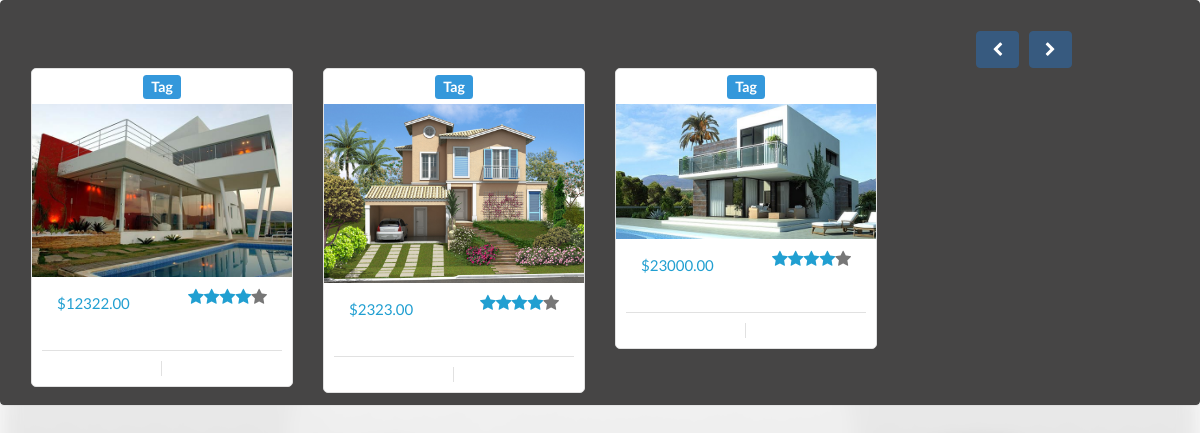
/HouseMate2_2/adminhomepage.php, run on an earlier commit of the app's database.
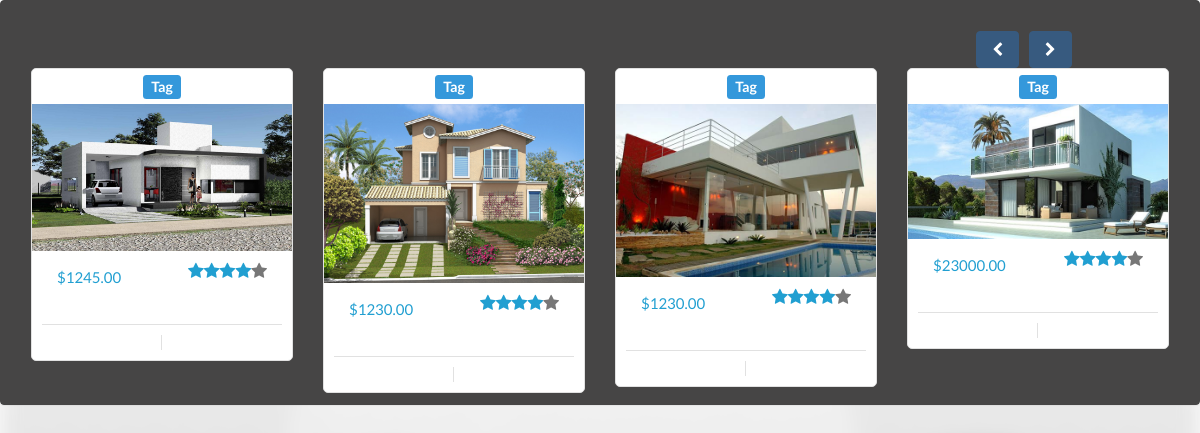
And on a later commit of the database.
### tables this page shows
CREATE TABLE IF NOT EXISTS `inmueble` (
  `IdInmueble` varchar(5) NOT NULL,
  `Dueno` varchar(5) DEFAULT NULL,
  `Direccion` varchar(140) NOT NULL,
  `Descripcion` varchar(140) NOT NULL,
  `VentaRenta` int(1) NOT NULL,
  `Tipopropiedad` int(1) NOT NULL,
  `Precio` varchar(20) NOT NULL,
  `Imagen` varchar(100) NOT NULL,
  `DescDire` text,
  `estado` varchar(1) NOT NULL,
  `areadeterreno` varchar(15) NOT NULL,
  `areadeconstruc` varchar(15) NOT NULL,
  `aprovado` varchar(1) NOT NULL,
  `age` varchar(2) NOT NULL,
  `valuo1` varchar(15) NOT NULL,
  `valuo2` varchar(15) NOT NULL,
  `total` varchar(20) NOT NULL,
  `remaining` varchar(2) NOT NULL
);

CREATE TABLE IF NOT EXISTS `tbusuario` (
  `idUsuario` varchar(5) NOT NULL DEFAULT '',
  `nombre` varchar(20) DEFAULT NULL,
  `apellido` varchar(20) DEFAULT NULL,
  `fechanac` date NOT NULL,
  `correo` varchar(50) DEFAULT NULL,
  `usuario` varchar(20) DEFAULT NULL,
  `contra` varchar(20) DEFAULT NULL,
  `tipo` int(1) DEFAULT NULL,
  `image` varchar(50) DEFAULT NULL
);

### HouseMate2_2/Call/housein.php (the view, shortened to what this page needs)
<?php
$quero = "SELECT * FROM inmueble ORDER BY IdInmueble DESC LIMIT 8";
$cs = mysql_query($quero);
$count = 0;
while($row=mysql_fetch_array($cs))
{
	switch($count)
	{
		case 0:
			echo "<div class='item active'><div class='row'>";
		break;
	}
	$var = "";
switch($row['VentaRenta'])
{
	case 1:
	$var = $lang['Renta'];
	break;
	case 2:
	$var = $lang['Venta'];
	break;
}
echo "<div class='col-sm-3'>
		<div class='col-item'>
			<h4 class='text-center'><span class='label label-info'>Tag</span></h4>
				<div class='photo'>
					<img src='".$row['Imagen']."' class='limitante img-responsive' alt='a' />
				</div>
				<div class='info'>
					<div class='row'>
						<div class='price col-md-6'>
							<h5>
								$var</h5>
							<h5 class='price-text-color'>
								$".$row['Precio'].".00</h5>
						</div>
						<div class='rating hidden-sm col-md-6'>
							<i class='price-text-color fa fa-star'></i><i class='price-text-color fa fa-star'>
							</i><i class='price-text-color fa fa-star'></i><i class='price-text-color fa fa-star'>
							</i><i class='fa fa-star'></i>
						</div>
					</div>
					<div class='separator clear-left'>
						<p class='btn-add'>"
						;
						$dueno = "SELECT * FROM tbusuario WHERE idUsuario ='".$row['Dueno']."'";
						$dueno_con = mysql_query($dueno);
						while($row2 = mysql_fetch_array($dueno_con)){
						echo "<i class='fa fa-shopping-cart'></i><a href='perfil.php?usuario=".$row2['usuario']."' class='hidden-sm'>".$lang['Ca1']."</a></p>";
						}
						echo"
						<p class='btn-details'>
							<i class='fa fa-list'></i><a href='inmueble.php?IdInmueble=".$row['IdInmueble']."&tip=".$_SESSION['tip']."' class='hidden-sm'>".$lang['Ca2']."</a></p>
					</div>
					<div class='clearfix'>
					</div>
				</div>
			</div>
		</div>";
		$count++;
}
?>

What changed in the data, as far as the page shows it:
added inmueble: Imagen (picture), Precio "1245"
changed inmueble (number 2 of 4 on the later page): Imagen: a different picture; Precio "12322" → "1230"
changed inmueble (number 3 of 4 on the later page): Imagen: a different picture; Precio "2323" → "1230"
